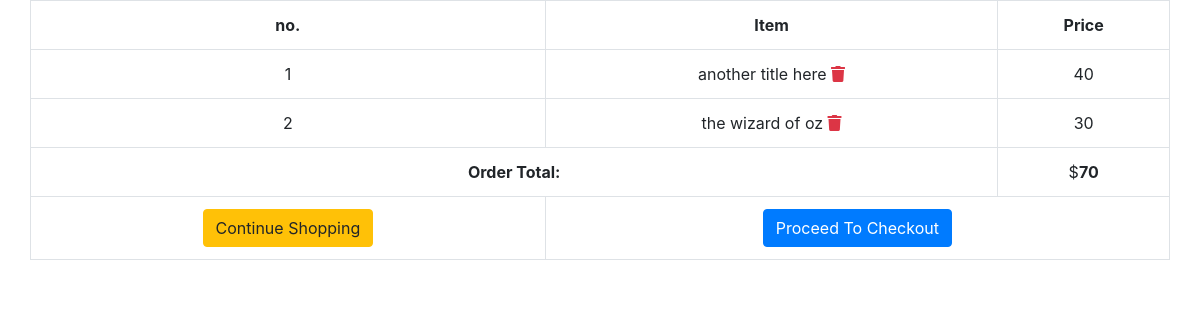
The app's page /cart/order-summary/ (signed in) with its own data.
### shopping_cart/models.py (models this page shows, shortened)
class OrderItem(models.Model):
    product = models.OneToOneField(Product, on_delete=models.SET_NULL, null=True)
    is_ordered = models.BooleanField(default=False)
    date_added = models.DateTimeField(auto_now=True)
    date_ordered = models.DateTimeField(null=True)

class Order(models.Model):
    ref_code = models.CharField(max_length=15)
    owner = models.ForeignKey(Profile, on_delete=models.SET_NULL, null=True)
    is_ordered = models.BooleanField(default=False)
    items = models.ManyToManyField(OrderItem)
    date_ordered = models.DateTimeField(auto_now=True)
    def get_cart_items(self):
        return self.items.all()
    def get_cart_total(self):
        return sum([item.product.price for item in self.items.all()])

### products/models.py (models this page shows, shortened)
class Product(models.Model):
    name = models.CharField(max_length=120)
    price = models.IntegerField()

### shopping_cart/views.py (the view)
@login_required()
def order_details(request, **kwargs):
    existing_order = get_user_pending_order(request)
    context = {
        'order': existing_order
    }
    return render(request, 'shopping_cart/order_summary.html', context)

### shopping_cart/views.py (called while the page is built)
def get_user_pending_order(request):
    user_profile = get_object_or_404(Profile, user=request.user)
    order = Order.objects.filter(owner=user_profile, is_ordered=False)
    if order.exists():
        return order[0]
    return 0

### shopping_cart/templates/shopping_cart/order_summary.html (shortened to what this page needs)
{% extends "base.html" %}
{% block content %}
 <section>
   <div class="row">
    <table class="table table-hover table-bordered text-center">
      <tr class="text-center">
        <th>no.</th>
        <th>Item</th>
        <th>Price</th>
      </tr>
      {% for item in order.get_cart_items %}
        <tr>
          <td>{{ forloop.counter }}</td>
          <td>
            {{ item.product.name }}
            <span class="pull-right">
              <a href="{% url 'shopping_cart:delete_item' item.id %}" data-balloon="remove this item from cart" class="text-danger" onclick="return confirm_delete();">
                <i class="fas fa-trash"></i>
              </a>
            </span>
          </td>
          <td>{{ item.product.price }}</td>
        </tr>
      {% empty %}
        <tr>
          <td colspan= 3> You have not added any items yet.</td>
        </tr>
      {% endfor %}
      <tr>
        {% if order.get_cart_total != None %}
        <td colspan=2>
          <strong class="pull-right">Order Total:</strong>
        </td>
        <td colspan= 1>
          $<strong>{{ order.get_cart_total }}</strong>
        </td>
        {% endif %}
      </tr>
      <tr>
        <td colspan=1 >
          <a href="{% url 'products:product-list' %}" class="btn btn-warning pull-left">
            {% if order %}Continue Shopping{% else %}Add Items to Cart {% endif %}
          </a>
        </td>
        <td colspan=2>
          {% if order.get_cart_items %}
            <a href="{% url 'shopping_cart:checkout' %}" class="pull-right btn btn-primary">Proceed To Checkout</a>
          {% endif %}
        </td>
      </tr>
    </table>
   </div>
 </section>
{% endblock %}

### records on screen
OrderItem: product.name "another title here", product.price "40"
OrderItem: product.name "the wizard of oz", product.price "30"
Order: get_cart_total "70"
